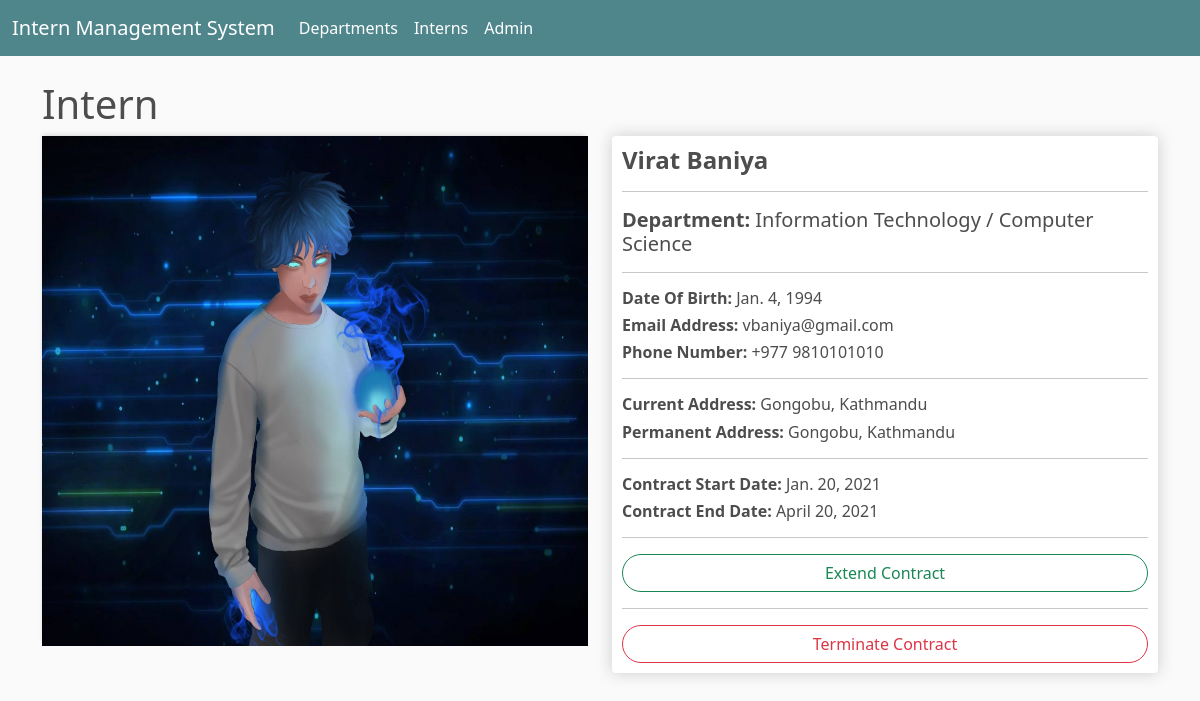
Page /view_details/13/ on the committed database.
### internship/models.py (models this page shows)
class Internship(models.Model):
    firstname = models.CharField(max_length=255)
    lastname = models.CharField(max_length=255)
    date_of_birth = models.DateField()
    email_address = models.EmailField()
    phone_number = models.CharField(max_length=15)
    current_address = models.CharField(max_length=255)
    permanent_address = models.CharField(max_length=255)
    start_date = models.DateField()
    end_date = models.DateField()
    department = models.ForeignKey(Department, on_delete=models.SET_NULL, null=True)
    image = models.ImageField(null=True, blank=True)
    @property
    def imageURL(self):
        try:
            url = self.image.url
        except:
            url = ''
        return url

### department/models.py (models this page shows)
class Department(models.Model):
    name = models.CharField(max_length=255)
    def __str__(self):
        return self.name

### internship/views.py (the view)
# urls.py: path('view_details/<str:intern_id>/', views.viewDetails, name="view_details"),
def viewDetails(request, intern_id ):
    intern = get_object_or_404(Internship, id=intern_id)
    context = {"intern":intern}
    return render(request, 'view_details.html',context)

### internship/templates/view_details.html
{% extends 'base.html' %} {% load static %} {% block content %}
<h1> Intern </h1>
<div class="row">
    <div class="col-md-6">
        <img style="height: 510px;" class="thumbnail" src="{{ intern.imageURL }}">
    </div>
    <div class="col-md-6">
        <div class="box-element ">
            <h4><strong>{{ intern.firstname }} {{ intern.lastname }}</strong></h4>
            <hr>
            <h5><strong>Department: </strong>{{ intern.department }}</h5>
            <hr>
            <h6><strong>Date Of Birth: </strong>{{ intern.date_of_birth }}</h6>
            <h6><strong>Email Address: </strong>{{ intern.email_address }}</h6>
            <h6><strong>Phone Number: </strong>{{ intern.phone_number }}</h6>
            <hr>
            <h6><strong>Current Address: </strong>{{ intern.current_address }}</h6>
            <h6><strong>Permanent Address: </strong>{{ intern.permanent_address }}</h6>
            <hr>
            <h6><strong>Contract Start Date: </strong>{{ intern.start_date }}</h6>
            <h6><strong>Contract End Date: </strong>{{ intern.end_date }}</h6>
            <hr>
            <a class="btn btn-outline-success" href="#">Extend Contract</a>
            <hr>
            <a class="btn btn-outline-danger" href="#">Terminate Contract</a>
        </div>
    </div>
</div>
{% endblock %}

### static/css/main.css (style rules this page uses)
body { background-color: hsl(0, 0%, 98%); }
h1, h2, h3, h4, h5, h6 { color: hsl(0, 0%, 30%); }
.box-element { box-shadow: hsl(0, 0%, 80%) 0 0 16px; background-color: #fff; border-radius: 4px; padding: 10px; }
.thumbnail { width: 100%; height: 280px; -webkit-box-shadow: -1px -3px 5px -2px rgba(214, 214, 214, 1); -moz-box-shadow: -1px -3px 5px -2px rgba(214, 214, 214, 1); box-shadow: -1px -3px 5px -2px rgba(214, 214, 214, 1); }
.btn { border-radius: 2rem; width: 100%; }

### rows in the picture
Internship: imageURL (picture), firstname "Virat", lastname "Baniya", department "Information Technology / Computer Science", date_of_birth "Jan. 4, 1994", email_address "vbaniya@gmail.com", phone_number "+977 9810101010", current_address "Gongobu, Kathmandu", permanent_address "Gongobu, Kathmandu", start_date "Jan. 20, 2021", end_date "April 20, 2021"
